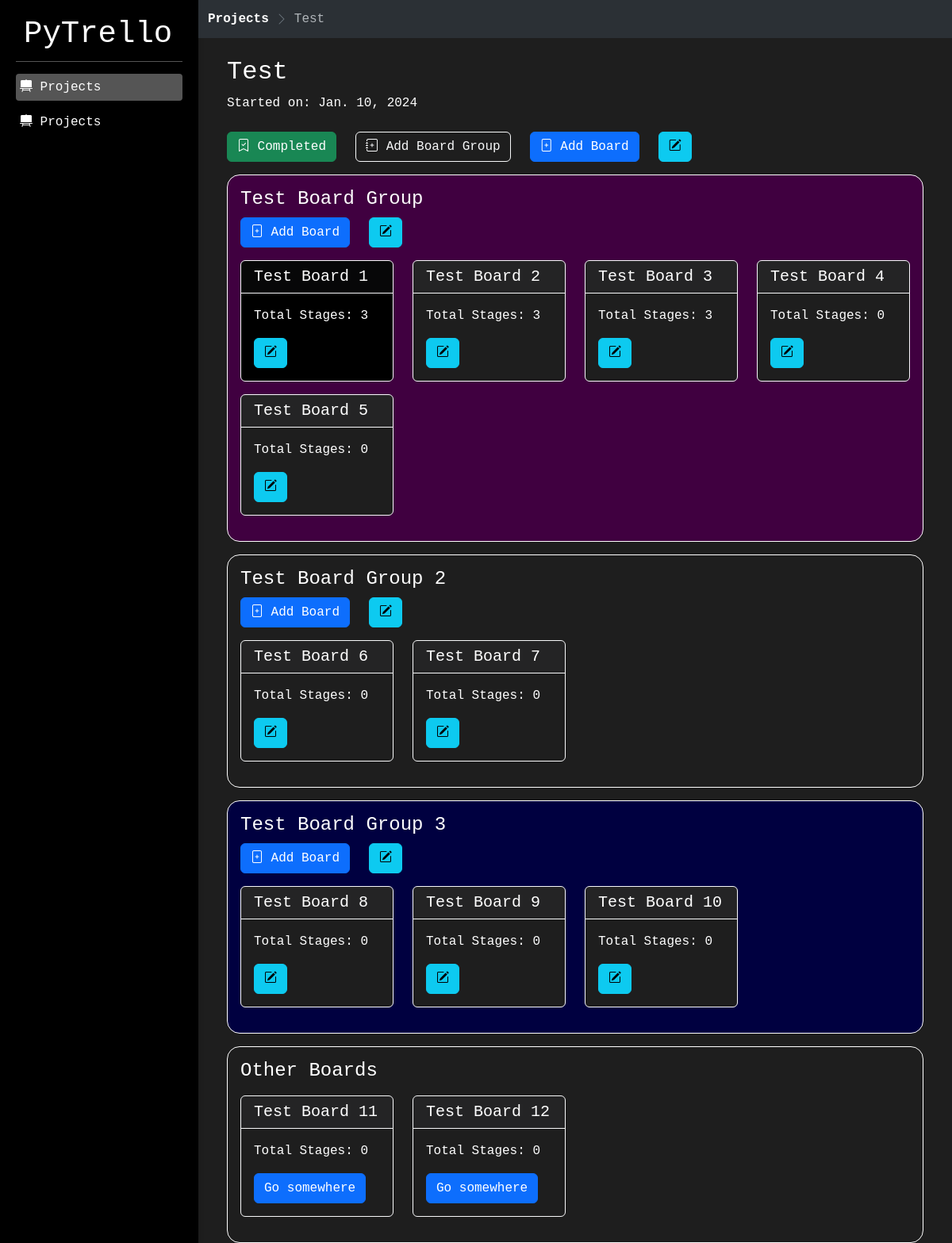
Page /view/project/1 on the earlier database version.
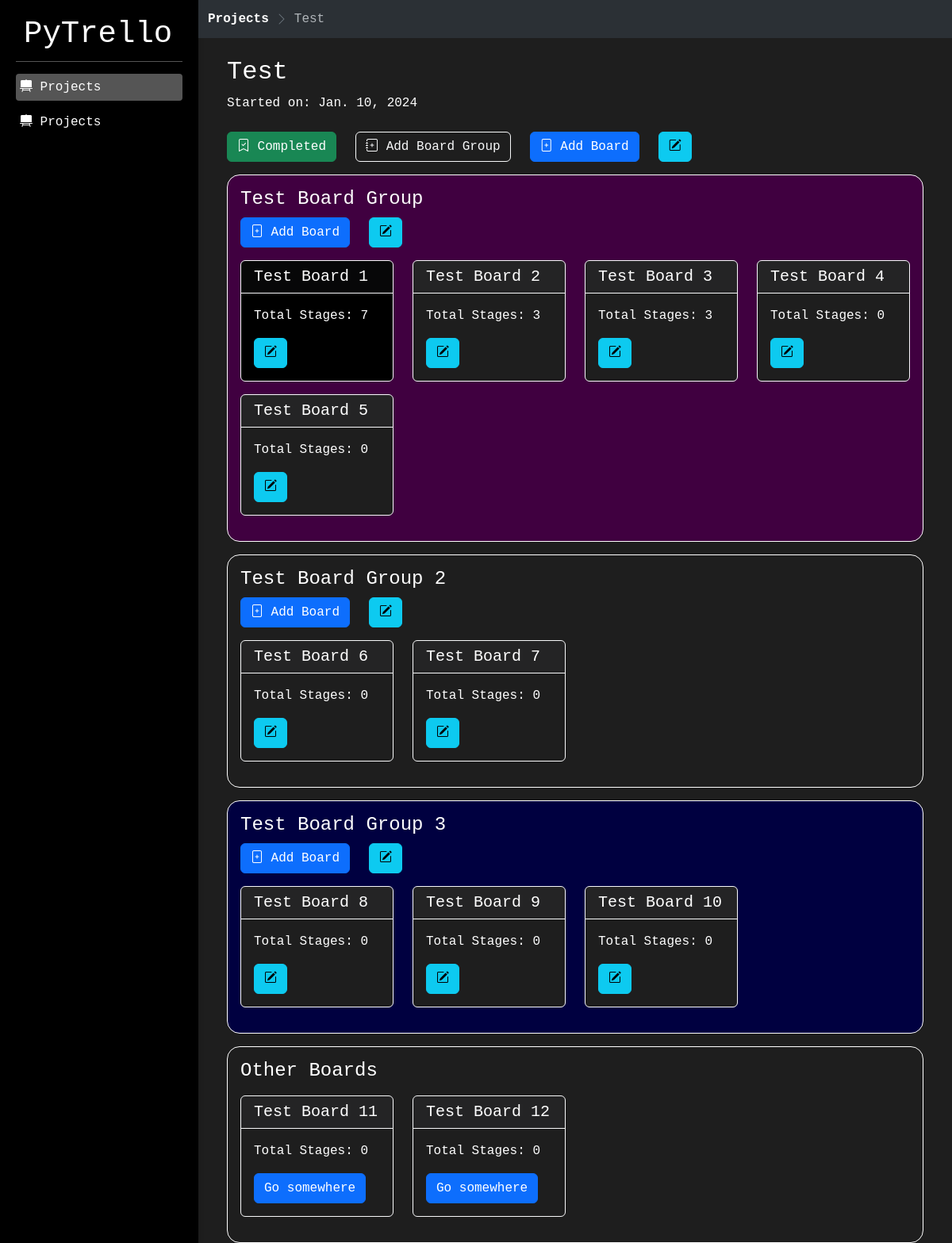
Same page on the later database version.
### project/models.py (models this page shows, shortened)
class Board(models.Model):
    name = models.CharField(max_length=200)
    description = models.TextField(null=True, blank=True)
    image = models.ImageField(upload_to='boards/', null=True, blank=True)
    project = models.ForeignKey(Project, related_name="project_boards_set", on_delete=models.CASCADE)
    board_group = models.ForeignKey(BoardGroup, related_name="group_boards_set", on_delete=models.CASCADE, null=True, blank=True)
    total_stages = models.IntegerField(default=0, null=True)
    colour = models.CharField(max_length=10, null=True, blank=True, default="#1e1e1e")
    text_colour = models.CharField(max_length=10, null=True, blank=True, default="#ffffff")

### project/views.py (the view)
# urls.py: path('view/project/<int:id>', views.project_view, name='project_view'),
def project_view(request, id: int):
    project = Project.objects.get(pk=id)
    other_boards = project.project_boards_set.filter(board_group=None)
    context = {
        "project": project,
        "other_boards": other_boards,
        "bread_crumbs": ["Projects", project.name],
        "last_crumb": project.name,
        "active_menu": "menu-projects"
    }
    return render(request, 'project/project_view.html', context)

### project/templates/project/project_view.html
{% extends "base_template.html" %}
{% load project_template_tags %}
{% block content %}
<div class="mx-4 mt-4">
    <h2>{{project.name}}</h2>
    <p>Started on: {{project.start_date}}</p>
    <div class="row mt-4">
        <div class="col-auto">
            <a href="#" class="btn btn-success"><i class="bi bi-bookmark-check"></i> Completed</a>
        </div>
        <div class="col-auto">
            <a href="{% url "create_board_group" project.id %}" class="btn btn-outline-light"><i class="bi bi-journal-plus"></i> Add Board Group</a>
        </div>
        <div class="col-auto">
            <a href="{% url "create_board" project.id %}" class="btn btn-primary"><i class="bi bi-file-plus"></i> Add Board</a>
        </div>
        <div class="col-auto">
            <a href="{% url "edit_project" project.id %}" class="btn btn-info"><i class="bi bi-pencil-square"></i></a>
        </div>
    </div>
    {% for board_group in project.board_group_set.all %}
        <div class="mt-3 rounded-4 p-3" style="border: 1px solid {{board_group.text_colour}}; background-color: {{board_group.colour}}; color: {{board_group.text_colour}}">
            <h4>{{board_group.name}}</h4>
            <div class="row mt-2">
                <div class="col-auto">
                    <a href="{% url "create_board" project.id %}?board_group={{board_group.id}}" class="btn btn-primary"><i class="bi bi-file-plus"></i> Add Board</a>
                </div>
                <div class="col-auto">
                    <a href="{% url "edit_board_group" board_group.id %}" class="btn btn-info"><i class="bi bi-pencil-square"></i></a>
                </div>
            </div>
            <div class="row mt-3">
                {% for board in board_group.group_boards_set.all %}
                    <div class="col-sm-3 mb-3">
                        <div class="card card-link border-light" style="background-color: {{board.colour}}; color: {{board.text_colour}}"
                        onclick="location.href = '{% url "board_view" board.id %}'">
                            <div class="card-header border-light">
                                <h5 class="card-title mb-0">{{board.name}}</h5>
                            </div>
                            <div class="card-body">
                                <p class="card-text">
                                    Total Stages: {{board.total_stages}}
                                </p>
                                <a href="{% url "edit_board" board.id %}" class="btn btn-info"><i class="bi bi-pencil-square"></i></a>
                            </div>
                        </div>
                    </div>
                {% endfor %}
            </div>
        </div>
    {% endfor %}
    {% if other_boards %}
    <div class="mt-3 rounded-4 p-3" style="border: 1px solid white;">
        <h4>Other Boards</h4>
        <div class="row mt-3">
            {% for board in other_boards %}
                <div class="col-sm-3 mb-3">
                    <div class="card border-light" style="background-color: {{board.colour}}; color: {{board.text_colour}}">
                        <div class="card-header border-light">
                            <h5 class="card-title mb-0">{{board.name}}</h5>
                        </div>
                        <div class="card-body">
                            <p class="card-text">
                                Total Stages: {{board.total_stages}}
                            </p>
                            <a href="#" class="btn btn-primary">Go somewhere</a>
                        </div>
                    </div>
                </div>
            {% endfor %}
        </div>
    </div>
    {% endif %}
</div>
{% endblock content %}

Differences in the rows shown:
changed Board "Test Board 1": total_stages "3" → "7"
